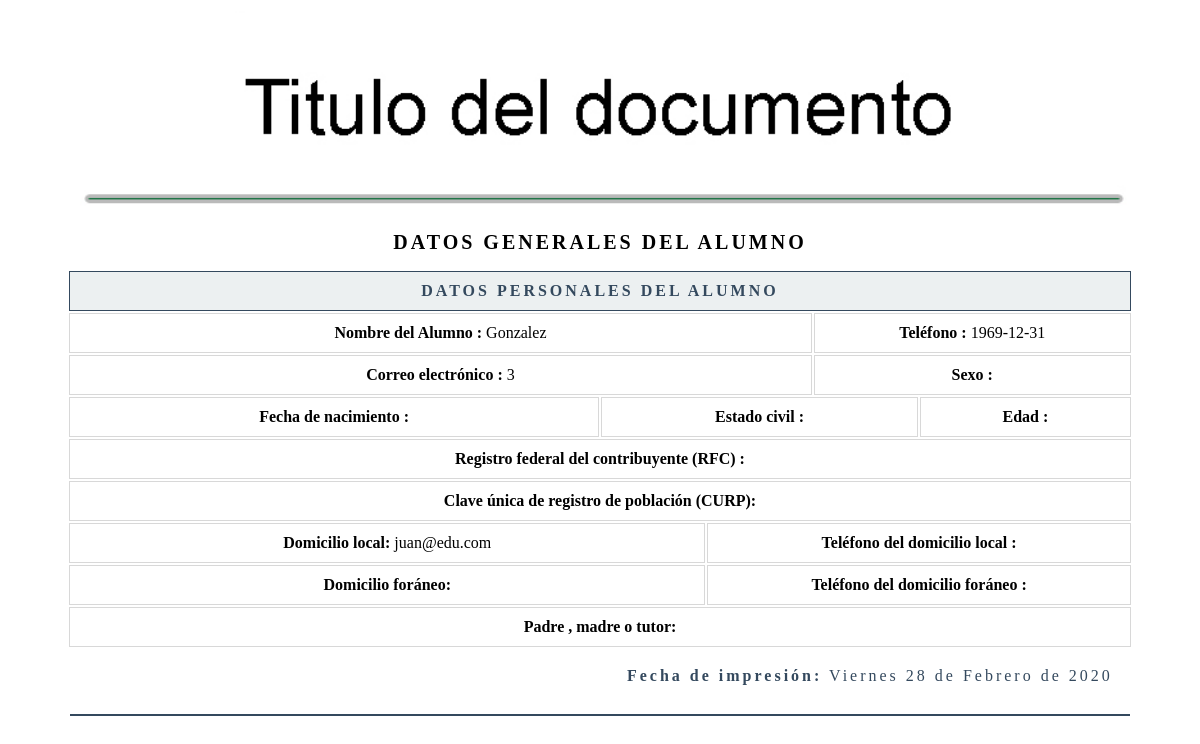
Page /app/informes/datos.php?id=6 on the committed database.
### tables this page shows
CREATE TABLE `datos` (
  `id` int(11) NOT NULL auto_increment,
  `clave` int(255) default NULL,
  `nombre` text,
  `ap_paterno` text,
  `ap_materno` text,
  `fecha_nac` date default NULL,
  `edad` int(255) default NULL,
  `correo` text,
  `curp` text,
  `domicilio` text,
  `sexo` text,
  `ecivil` tinytext,
  `fecha_registro` date default NULL,
  `hora_registro` time default NULL,
  `activo` tinyint(1) default NULL,
  PRIMARY KEY  (`id`)
);

### funciones/fechaEspanol.php (called while the page is built)
<?php
function fechaCastellano ($fecha) {
    $fecha = substr($fecha, 0, 10);
    $numeroDia = date('d', strtotime($fecha));
    $dia = date('l', strtotime($fecha));
    $mes = date('F', strtotime($fecha));
    $anio = date('Y', strtotime($fecha));
    $dias_ES = array("Lunes", "Martes", "Miércoles", "Jueves", "Viernes", "Sábado", "Domingo");
    $dias_EN = array("Monday", "Tuesday", "Wednesday", "Thursday", "Friday", "Saturday", "Sunday");
    $nombredia = str_replace($dias_EN, $dias_ES, $dia);
  $meses_ES = array("Enero", "Febrero", "Marzo", "Abril", "Mayo", "Junio", "Julio", "Agosto", "Septiembre", "Octubre", "Noviembre", "Diciembre");
    $meses_EN = array("January", "February", "March", "April", "May", "June", "July", "August", "September", "October", "November", "December");
    $nombreMes = str_replace($meses_EN, $meses_ES, $mes);
    return $nombredia." ".$numeroDia." de ".$nombreMes." de ".$anio;
  }
?>

### app/informes/datos.php (the view, shortened to what this page needs)
<?php
include'../conexion/conexionli.php';
include ("../funciones/fechaEspanol.php");
$Id=$_REQUEST["id"];
mysqli_set_charset($conexionLi, 'utf8');
$cadena = "SELECT
                id,
                nombre,
                ap_paterno,
                ap_materno,
                fecha_nac,
                edad,
                correo,
                curp,
                activo
            FROM
                datos
            WHERE
                id = $Id";
$consultar = mysqli_query($conexionLi, $cadena);
$row = mysqli_fetch_array($consultar);
$fecha=date("Y-m-d");
$fCastellano=fechaCastellano($fecha);
 ?>
<table border="0">
    <col style="width: 100%" class="col1">
    <tr>
        <td>
            <img src="../images/encabezado.jpg" alt="">
        </td>
    </tr>
</table>
<table border="0">
    <col style="width: 10%">
    <col style="width: 10%">
    <col style="width: 10%">
    <col style="width: 10%">
    <col style="width: 10%">
    <col style="width: 10%">
    <col style="width: 10%">
    <col style="width: 10%">
    <col style="width: 10%">
    <col style="width: 10%">
    <tr border="0">
        <td></td><td></td><td></td><td></td><td></td><td></td><td></td><td></td><td></td><td></td>
    </tr>
    <tr >
        <td  colspan="10" class="titular2">
            DATOS GENERALES DEL ALUMNO
        </td>
    </tr>
    <tr >
        <td  colspan="10" class="titular">
            Datos personales del Alumno
        </td>
    </tr>
    <tr >
        <td  colspan="7" class="borde">
            <strong>Nombre del Alumno :</strong> <?php echo "$row[2]"; ?>
        </td>
        <td  colspan="3" class="borde">
            <strong>Teléfono :</strong> <?php echo "$row[4]"; ?>
        </td>
    </tr>
    <tr >
        <td  colspan="7" class="borde">
            <strong>Correo electrónico :</strong> <?php echo "$row[5]"; ?>
        </td>
        <td  colspan="3" class="borde">
            <strong>Sexo :</strong> <?php echo "$sexo"; ?>
        </td>
    </tr>
    <tr >
        <td  colspan="5" class="borde">
            <strong>Fecha de nacimiento :</strong> <?php echo "$fechaE"; ?>
        </td>
        <td  colspan="3" class="borde">
            <strong>Estado civil :</strong> <?php echo "$row[12]"; ?>
        </td>
        <td  colspan="2" class="borde">
            <strong>Edad :</strong> <?php echo "$edads"; ?>
        </td>
    </tr>
    <tr >
        <td  colspan="10" class="borde">
            <strong>Registro federal del contribuyente (RFC) :</strong> <?php echo "$row[10]"; ?>
        </td>
    </tr>
    <tr >
        <td  colspan="10" class="borde">
            <strong>Clave única de registro de población (CURP):</strong> <?php echo "$row[11]"; ?>
        </td>
    </tr>
    <tr >
        <td  colspan="6" class="borde">
            <strong>Domicilio local:</strong> <?php echo "$row[6]"; ?>
        </td>
        <td  colspan="4" class="borde">
            <strong>Teléfono del domicilio local :</strong> <?php echo "$row[17]"; ?>
        </td>
    </tr>
    <tr >
        <td  colspan="6" class="borde">
            <strong>Domicilio foráneo:</strong> <?php echo "$row[9]"; ?>
        </td>
        <td  colspan="4" class="borde">
            <strong>Teléfono del domicilio foráneo :</strong> <?php echo "$row[18]"; ?>
        </td>
    </tr>
    <tr >
        <td  colspan="12" class="borde">
            <strong>Padre , madre o tutor:</strong> <?php echo "$row[22]"; ?>
        </td>
    </tr>
    <tr >
        <td  colspan="10" class="fecha">
            <strong>Fecha de impresión:</strong> <?php echo $fCastellano; ?>
        </td>
    </tr>
    <tr>
        <td  colspan="10" align="center">
            <hr>
        </td>
    </tr>
</table>

### app/informes/datos.php (style rules this page uses)
hr { border: solid 1px #34495e; }
td.borde { text-align: left; border: solid 1px #D8D8D8; padding: 10px; text-align: center; }
td.titular { text-align: center; border: solid 1px #34495e; background: #ecf0f1; color:#34495e; font-weight: bold; text-transform: uppercase; letter-spacing: 3px; padding: 10px; }
td.titular2 { text-align: center; border: solid 0px #34495e; background: #fff; color:#000; font-weight: bold; text-transform: uppercase; letter-spacing: 3px; padding: 15px; font-size:20px; }
td.fecha { text-align: right; border: solid 0px #34495e; background: #ffffff; color:#34495e; letter-spacing: 3px; padding: 18px; }
img { width: 100%; }

### rows in the picture
datos: ap_paterno "Gonzalez", fecha_nac "1969-12-31", edad "3", correo "juan@edu.com"

### other values in the picture
$fCastellano "Viernes 28 de Febrero de 2020"
